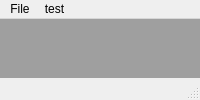
<?xml version="1.0" encoding="UTF-8"?>
<ui version="4.0">
 <class>MainWindow</class>
 <widget class="QMainWindow" name="MainWindow">
  <property name="windowModality">
   <enum>Qt::NonModal</enum>
  </property>
  <property name="windowTitle">
   <string>Maciej Trawka's All-In-One v2</string>
  </property>
  <property name="autoFillBackground">
   <bool>false</bool>
  </property>
  <property name="documentMode">
   <bool>false</bool>
  </property>
  <widget class="QWidget" name="centralwidget">
   <widget class="QMdiArea" name="mdiArea">
    <property name="geometry">
     <rect>
      <x>0</x>
      <y>0</y>
      <width>841</width>
      <height>471</height>
     </rect>
    </property>
    <property name="minimumSize">
     <size>
      <width>10</width>
      <height>10</height>
     </size>
    </property>
    <property name="verticalScrollBarPolicy">
     <enum>Qt::ScrollBarAsNeeded</enum>
    </property>
    <property name="horizontalScrollBarPolicy">
     <enum>Qt::ScrollBarAsNeeded</enum>
    </property>
   </widget>
  </widget>
  <widget class="QMenuBar" name="menubar">
   <property name="geometry">
    <rect>
     <x>0</x>
     <y>0</y>
     <width>859</width>
     <height>26</height>
    </rect>
   </property>
   <widget class="QMenu" name="menuFile">
    <property name="title">
     <string>File</string>
    </property>
    <addaction name="actionNew_workspace"/>
    <addaction name="actionOpen_workspace"/>
    <addaction name="actionSave_workspace"/>
    <addaction name="actionSave_workspace_as"/>
    <addaction name="separator"/>
    <addaction name="actionClose"/>
   </widget>
   <widget class="QMenu" name="menutest">
    <property name="title">
     <string>test</string>
    </property>
   </widget>
   <addaction name="menuFile"/>
   <addaction name="menutest"/>
  </widget>
  <widget class="QStatusBar" name="statusbar"/>
  <action name="actionNew_workspace">
   <property name="text">
    <string>New workspace</string>
   </property>
   <property name="shortcut">
    <string>Ctrl+N</string>
   </property>
  </action>
  <action name="actionOpen_workspace">
   <property name="text">
    <string>Open workspace</string>
   </property>
   <property name="shortcut">
    <string>Ctrl+O</string>
   </property>
  </action>
  <action name="actionSave_workspace">
   <property name="text">
    <string>Save workspace</string>
   </property>
   <property name="shortcut">
    <string>Ctrl+S</string>
   </property>
  </action>
  <action name="actionSave_workspace_as">
   <property name="text">
    <string>Save workspace as...</string>
   </property>
  </action>
  <action name="actionClose">
   <property name="text">
    <string>Close</string>
   </property>
  </action>
 </widget>
 <resources/>
 <connections/>
</ui>
